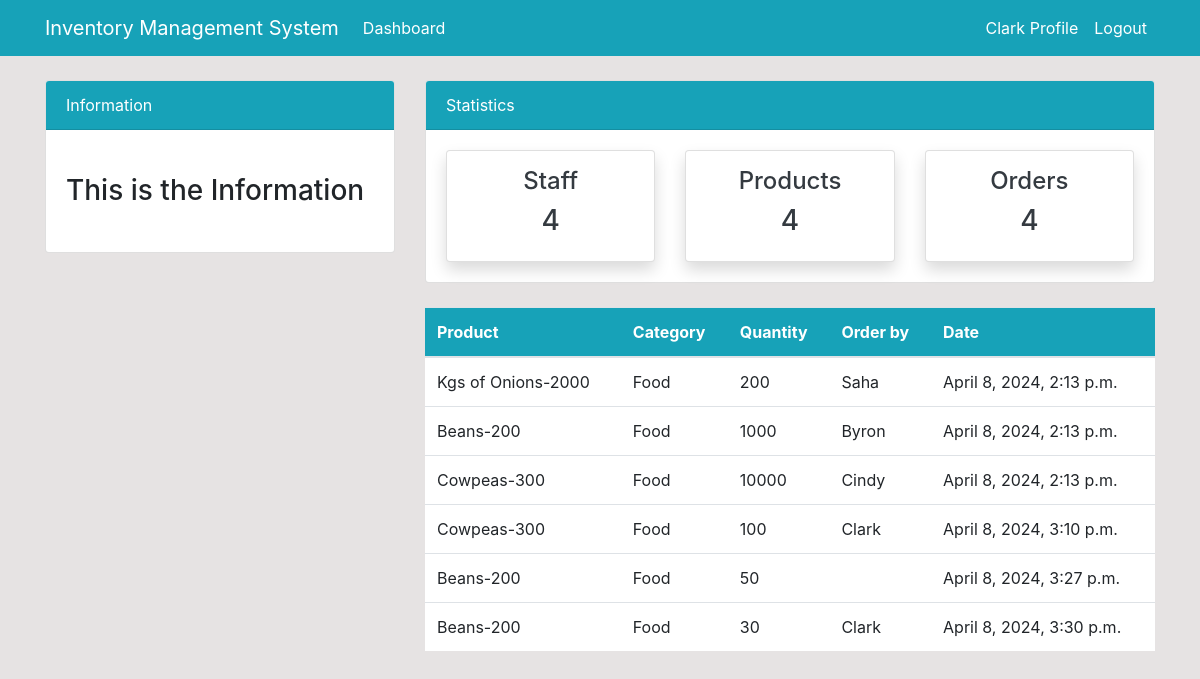
The page /order/ (signed in) on the database its author committed.
### dashboard/models.py (models this page shows, shortened)
class Order(models.Model):
    product = models.ForeignKey(Product, on_delete=models.CASCADE, null = True)
    staff = models.ForeignKey(User, models.CASCADE, null = True)
    order_quantity = models.PositiveBigIntegerField (null = True)
    date = models.DateTimeField(auto_now_add=True)
    class Meta:
        verbose_name_plural = 'Order'

class Product(models.Model):
    name = models.CharField(max_length =100, null=True)
    category = models.CharField(max_length=20, choices = CATEGORY, null=True)
    quantity = models.PositiveIntegerField(null=True)
    class Meta:
        verbose_name_plural = 'Product'
    def __str__(self):
        return f'{self.name}-{self.quantity}'

### dashboard/views.py (the view)
# urls.py: path('order/', views.order, name = 'dashboard-order'),
@login_required
def order(request):
    orders = Order.objects.all()
    context={
        'orders':orders,
    }
    return render(request, 'dashboard/order.html' ,context)

### templates/dashboard/order.html (shortened to what this page needs)
{% extends 'partials/base.html' %}
{% block content %}
{% include 'partials/topnav.html'%}
<div class="container">
    <div class="row my-4">
    <div class="col-md-4">
    </div>
    <div class="col-md-8">
    <table class="table bg-white">
    <thead class="bg-info">
    <tr class="text-white">
    <th scope="col">Product</th>
    <th scope="col">Category</th>
    <th scope="col">Quantity</th>
    <th scope="col">Order by</th>
    <th scope="col">Date</th>
    </tr>
    </thead>
    <tbody>
        {% for orders in orders%}
    <tr>
    <td>{{ orders.product }}</td>
    <td>{{orders.product.category}}</td>
    <td>{{orders.order_quantity}}</td>
    <td>
        {{orders.staff.username}}
    </td>
    <td>
        {{orders.date}}
    </td>
    </tr>
    {% endfor %}
    </tbody>
    </table>
    </div>
    </div>
    </div>
{% endblock %}

### templates/partials/nav.html (shortened to what this page needs)
<nav class="navbar navbar-expand-lg navbar-info bg-info">
    {%if user.is_authenticated %}
    <div class="container">
    <a class="navbar-brand text-white" href="{%url 'dashboard-index' %}">Inventory Management System</a>
    <div class="collapse navbar-collapse" id="navbarSupportedContent">
    <ul class="navbar-nav mr-auto">
    <li class="nav-item active">
    <a class="nav-link text-white" href="{%url 'dashboard-index' %}">Dashboard </a>
    </li>
    </ul>
    <ul class="navbar-nav ml-auto">
    <li class="nav-item active">
    <a class="nav-link text-white" href="{% url 'user-profile' %}">{{ user.username }} Profile </a>
    </li>
    <li class="nav-item">
    <a class="nav-link text-white" href="{% url 'user-logout' %}">Logout</a>
    </li>
    </ul>
        {% endif %}
    </div>
    </div>
</nav>

### static/style.css (style rules this page uses)
body { background: rgb(230, 227, 227); }

### rows shown on the page
Order: product "Kgs of Onions-2000", product.category "Food", order_quantity "200", staff.username "Saha", date "April 8, 2024, 2:13 p.m."
Order: product "Beans-200", product.category "Food", order_quantity "1000", staff.username "Byron", date "April 8, 2024, 2:13 p.m."
Order: product "Cowpeas-300", product.category "Food", order_quantity "10000", staff.username "Cindy", date "April 8, 2024, 2:13 p.m."
Order: product "Cowpeas-300", product.category "Food", order_quantity "100", staff.username "Clark", date "April 8, 2024, 3:10 p.m."
Order: product "Beans-200", product.category "Food", order_quantity "50", date "April 8, 2024, 3:27 p.m."
Order: product "Beans-200", product.category "Food", order_quantity "30", staff.username "Clark", date "April 8, 2024, 3:30 p.m."

### other values the page prints
{{ user.username }} "Clark"
